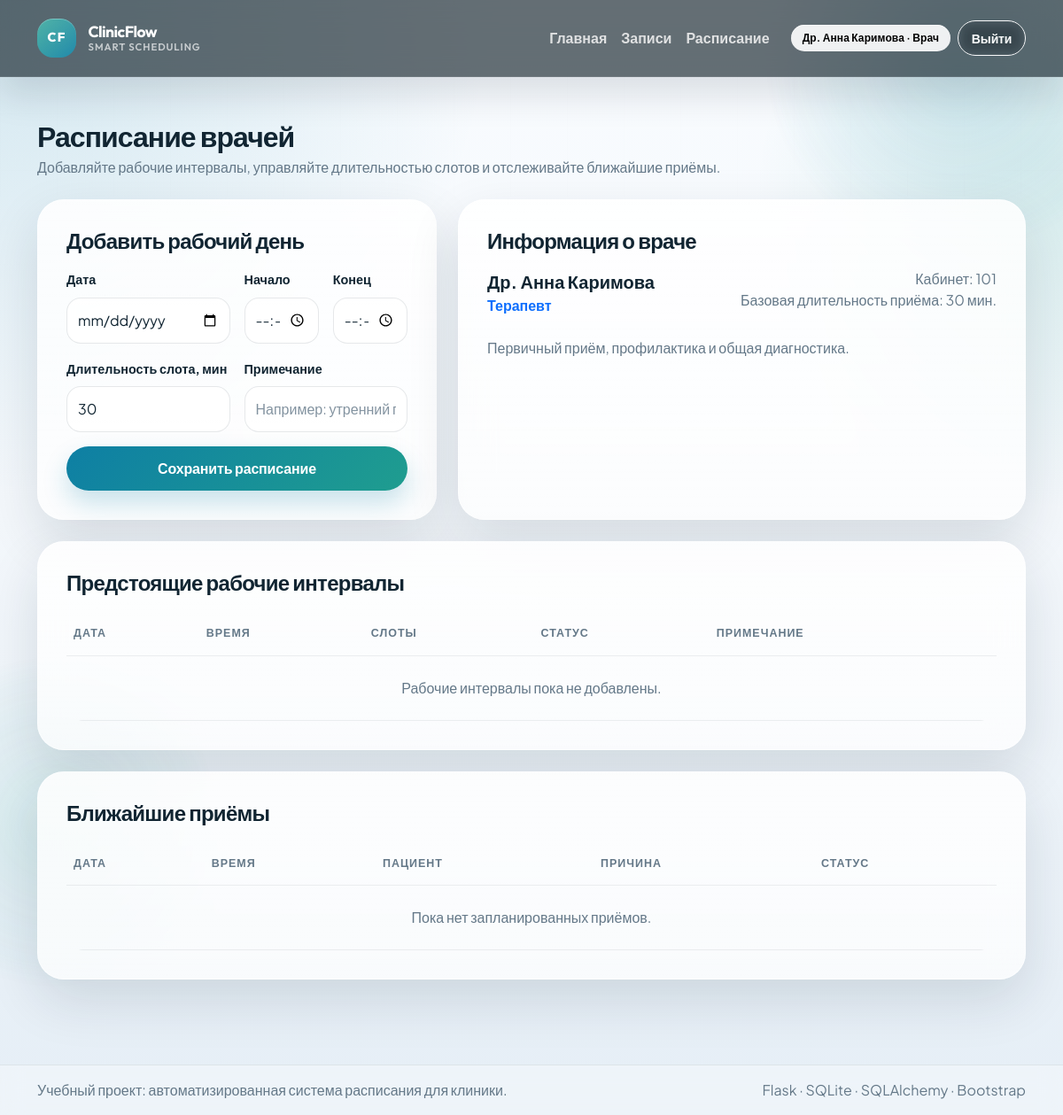
The page /schedule (signed in) on the database its author committed.
### models.py (models this page shows, shortened)
class User(db.Model):
    __tablename__ = "users"
    id = db.Column(db.Integer, primary_key=True)
    full_name = db.Column(db.String(120), nullable=False)
    email = db.Column(db.String(120), nullable=False, unique=True, index=True)
    phone = db.Column(db.String(30), unique=True)
    password_hash = db.Column(db.String(255), nullable=False)
    role = db.Column(db.String(20), nullable=False, index=True)
    is_active = db.Column(db.Boolean, default=True, nullable=False)
    created_at = db.Column(db.DateTime, default=datetime.utcnow, nullable=False)
    doctor_profile = db.relationship(
        "Doctor",
        back_populates="user",
        uselist=False,
        cascade="all, delete-orphan",
    )
    patient_profile = db.relationship(
        "Patient",
        back_populates="user",
        uselist=False,
        cascade="all, delete-orphan",
    )

class Doctor(db.Model):
    __tablename__ = "doctors"
    id = db.Column(db.Integer, primary_key=True)
    user_id = db.Column(db.Integer, db.ForeignKey("users.id"), nullable=False, unique=True)
    specialization = db.Column(db.String(120), nullable=False)
    room_number = db.Column(db.String(20))
    appointment_duration = db.Column(db.Integer, nullable=False, default=30)
    bio = db.Column(db.Text)
    user = db.relationship("User", back_populates="doctor_profile")
    schedules = db.relationship(
        "Schedule",
        back_populates="doctor",
        cascade="all, delete-orphan",
        order_by="Schedule.work_date, Schedule.start_time",
    )
    appointments = db.relationship(
        "Appointment",
        back_populates="doctor",
        cascade="all, delete-orphan",
        foreign_keys="Appointment.doctor_id",
        order_by="Appointment.appointment_date, Appointment.start_time",
    )
    @property
    def full_name(self):
        return self.user.full_name if self.user else "Врач"

### routes.py (the view, shortened to what this page needs)
@bp.route("/schedule", methods=["GET", "POST"])
@roles_required("doctor", "admin")
def schedule_view():
    doctors = (
        Doctor.query.options(joinedload(Doctor.user))
        .join(Doctor.user)
        .filter(User.is_active.is_(True))
        .order_by(User.full_name)
        .all()
    )
    if g.current_user.role == "doctor":
        selected_doctor = g.current_user.doctor_profile
    else:
        requested_doctor_id = request.values.get("doctor_id", type=int)
        selected_doctor = db.session.get(Doctor, requested_doctor_id) if requested_doctor_id else (doctors[0] if doctors else None)
    schedules = []
    upcoming_appointments = []
    if selected_doctor:
        schedules = (
            Schedule.query.filter(
                Schedule.doctor_id == selected_doctor.id,
                Schedule.work_date >= date.today(),
            )
            .order_by(Schedule.work_date, Schedule.start_time)
            .all()
        )
        upcoming_appointments = (
            Appointment.query.options(joinedload(Appointment.patient).joinedload(Patient.user))
            .filter(
                Appointment.doctor_id == selected_doctor.id,
                Appointment.appointment_date >= date.today(),
                Appointment.status != "cancelled",
            )
            .order_by(Appointment.appointment_date, Appointment.start_time)
            .all()
        )
    return render_template(
        "schedule.html",
        doctors=doctors,
        selected_doctor=selected_doctor,
        schedules=schedules,
        upcoming_appointments=upcoming_appointments,
    )

### routes.py (called while the page is built)
@bp.before_app_request
def load_logged_in_user():
    user_id = session.get("user_id")
    g.current_user = db.session.get(User, user_id) if user_id else None

@bp.app_context_processor
def inject_globals():
    return {
        "current_user": g.get("current_user"),
        "role_labels": ROLE_LABELS,
        "status_labels": STATUS_LABELS,
        "today_date": date.today(),
    }

def login_required(view):
    @wraps(view)
    def wrapped_view(*args, **kwargs):
        if not g.current_user or not g.current_user.is_active:
            session.clear()
            flash("Войдите в систему, чтобы продолжить работу.", "warning")
            return redirect(url_for("main.login"))
        return view(*args, **kwargs)
    return wrapped_view

def roles_required(*roles):
    def decorator(view):
        @wraps(view)
        @login_required
        def wrapped_view(*args, **kwargs):
            if g.current_user.role not in roles:
                abort(403)
            return view(*args, **kwargs)
        return wrapped_view
    return decorator

### templates/schedule.html (shortened to what this page needs)
{% extends "base.html" %}
{% block content %}
<div class="d-flex justify-content-between align-items-center flex-wrap gap-3 mb-4">
    <div>
        <h2 class="fw-bold mb-1">Расписание врачей</h2>
        <p class="text-secondary mb-0">Добавляйте рабочие интервалы, управляйте длительностью слотов и отслеживайте ближайшие приёмы.</p>
    </div>
</div>
<div class="row g-4">
    <div class="col-lg-5">
        <div class="surface-card h-100">
            <h4 class="fw-bold mb-3">Добавить рабочий день</h4>
            <form method="post" class="row g-3">
                <div class="col-md-6">
                    <label class="form-label">Дата</label>
                    <input type="date" name="work_date" class="form-control" required>
                </div>
                <div class="col-md-3">
                    <label class="form-label">Начало</label>
                    <input type="time" name="start_time" class="form-control" required>
                </div>
                <div class="col-md-3">
                    <label class="form-label">Конец</label>
                    <input type="time" name="end_time" class="form-control" required>
                </div>
                <div class="col-md-6">
                    <label class="form-label">Длительность слота, мин</label>
                    <input type="number" name="slot_duration" class="form-control" min="10" max="120" value="{{ selected_doctor.appointment_duration if selected_doctor else 30 }}">
                </div>
                <div class="col-md-6">
                    <label class="form-label">Примечание</label>
                    <input type="text" name="notes" class="form-control" placeholder="Например: утренний приём">
                </div>
                <div class="col-12">
                    <button type="submit" class="btn btn-primary w-100">Сохранить расписание</button>
                </div>
            </form>
        </div>
    </div>
    <div class="col-lg-7">
        <div class="surface-card h-100">
            <h4 class="fw-bold mb-3">Информация о враче</h4>
            {% if selected_doctor %}
                <div class="d-flex justify-content-between flex-wrap gap-3 mb-4">
                    <div>
                        <div class="fs-5 fw-bold">{{ selected_doctor.full_name }}</div>
                        <div class="text-primary fw-semibold">{{ selected_doctor.specialization }}</div>
                    </div>
                    <div class="text-secondary text-end">
                        <div>Кабинет: {{ selected_doctor.room_number or 'не указан' }}</div>
                        <div>Базовая длительность приёма: {{ selected_doctor.appointment_duration }} мин.</div>
                    </div>
                </div>
                <p class="text-secondary mb-0">{{ selected_doctor.bio or 'Описание врача можно дополнить в админ-панели.' }}</p>
            {% else %}
                <div class="empty-state">Сначала добавьте врача или выберите его из списка.</div>
            {% endif %}
        </div>
    </div>
</div>
<div class="surface-card mt-4">
    <h4 class="fw-bold mb-3">Предстоящие рабочие интервалы</h4>
    <div class="table-responsive">
        <table class="table align-middle">
            <thead>
                <tr>
                    <th>Дата</th>
                    <th>Время</th>
                    <th>Слоты</th>
                    <th>Статус</th>
                    <th>Примечание</th>
                </tr>
            </thead>
            <tbody>
                {% for schedule in schedules %}
                    <tr>
                        <td>{{ schedule.work_date.strftime('%d.%m.%Y') }}</td>
                        <td>{{ schedule.start_time.strftime('%H:%M') }} - {{ schedule.end_time.strftime('%H:%M') }}</td>
                        <td>{{ schedule.total_slots }} по {{ schedule.slot_duration }} мин.</td>
                        <td>
                            <span class="badge {% if schedule.is_active %}text-bg-success{% else %}text-bg-secondary{% endif %}">
                                {{ 'Активно' if schedule.is_active else 'Отключено' }}
                            </span>
                        </td>
                        <td>{{ schedule.notes or 'Без примечаний' }}</td>
                    </tr>
                {% else %}
                    <tr>
                        <td colspan="5" class="text-center text-secondary py-4">Рабочие интервалы пока не добавлены.</td>
                    </tr>
                {% endfor %}
            </tbody>
        </table>
    </div>
</div>
<div class="surface-card mt-4">
    <h4 class="fw-bold mb-3">Ближайшие приёмы</h4>
    <div class="table-responsive">
        <table class="table align-middle">
            <thead>
                <tr>
                    <th>Дата</th>
                    <th>Время</th>
                    <th>Пациент</th>
                    <th>Причина</th>
                    <th>Статус</th>
                </tr>
            </thead>
            <tbody>
                {% for appointment in upcoming_appointments %}
                    <tr>
                        <td>{{ appointment.appointment_date.strftime('%d.%m.%Y') }}</td>
                        <td>{{ appointment.start_time.strftime('%H:%M') }} - {{ appointment.end_time.strftime('%H:%M') }}</td>
                        <td>{{ appointment.patient.full_name }}</td>
                        <td>{{ appointment.reason or 'Не указана' }}</td>
                        <td>{{ status_labels[appointment.status] }}</td>
                    </tr>
                {% else %}
                    <tr>
                        <td colspan="5" class="text-center text-secondary py-4">Пока нет запланированных приёмов.</td>
                    </tr>
                {% endfor %}
            </tbody>
        </table>
    </div>
</div>
{% endblock %}

### templates/base.html (shortened to what this page needs)
<!doctype html>
<html lang="ru">
<head>
    <link href="https://cdn.jsdelivr.net/npm/bootstrap@5.3.3/dist/css/bootstrap.min.css" rel="stylesheet">
    <link rel="stylesheet" href="{{ url_for('static', filename='style.css') }}">
</head>
<body class="app-body">
    <div class="app-backdrop" aria-hidden="true">
        <span class="app-orb orb-one"></span>
        <span class="app-orb orb-two"></span>
        <span class="app-grid"></span>
    </div>
    <nav class="navbar navbar-expand-lg navbar-dark app-navbar">
        <div class="container">
            <a class="navbar-brand app-brand" href="{{ url_for('main.index') }}">
                <span class="brand-mark">CF</span>
                <span class="brand-copy">
                    <span class="brand-name">ClinicFlow</span>
                    <span class="brand-note">smart scheduling</span>
                </span>
            </a>
            <div class="collapse navbar-collapse" id="mainNav">
                <ul class="navbar-nav ms-auto align-items-lg-center">
                    <li class="nav-item">
                        <a class="nav-link" href="{{ url_for('main.index') }}">Главная</a>
                    </li>
                    {% if current_user %}
                        <li class="nav-item">
                            <a class="nav-link" href="{{ url_for('main.appointments') }}">Записи</a>
                        </li>
                        {% if current_user.role in ['doctor', 'admin'] %}
                            <li class="nav-item">
                                <a class="nav-link" href="{{ url_for('main.schedule_view') }}">Расписание</a>
                            </li>
                        {% endif %}
                        <li class="nav-item ms-lg-3">
                            <span class="badge text-bg-light user-badge">
                                {{ current_user.full_name }} · {{ role_labels[current_user.role] }}
                            </span>
                        </li>
                        <li class="nav-item ms-lg-2">
                            <a class="btn btn-outline-light btn-sm" href="{{ url_for('main.logout') }}">Выйти</a>
                        </li>
                    {% else %}
                        <li class="nav-item ms-lg-3">
                            <a class="btn btn-outline-light btn-sm me-2" href="{{ url_for('main.login') }}">Войти</a>
                            <a class="btn btn-light btn-sm" href="{{ url_for('main.register') }}">Регистрация</a>
                        </li>
                    {% endif %}
                </ul>
            </div>
        </div>
    </nav>
    <main class="container py-4 py-lg-5 app-main">
        {% block content %}{% endblock %}
    </main>
    <footer class="app-footer">
        <div class="container py-3 d-flex flex-column flex-md-row justify-content-between gap-2">
            <span>Учебный проект: автоматизированная система расписания для клиники.</span>
            <span>Flask · SQLite · SQLAlchemy · Bootstrap</span>
        </div>
    </footer>
</body>
</html>

### rows shown on the page
User: full_name "Др. Анна Каримова", role "Врач"
Doctor: slot_duration "30", specialization "Терапевт", room_number "101", appointment_duration "30", bio "Первичный приём, профилактика и общая диагностика."
